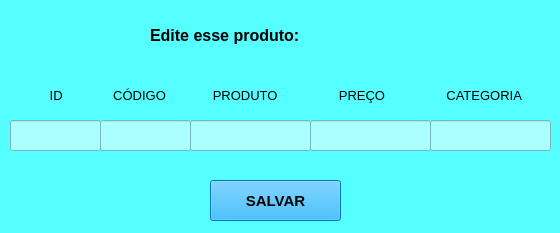
<?xml version="1.0" encoding="UTF-8"?>
<ui version="4.0">
 <class>MainWindow</class>
 <widget class="QMainWindow" name="MainWindow">
  <property name="geometry">
   <rect>
    <x>0</x>
    <y>0</y>
    <width>560</width>
    <height>233</height>
   </rect>
  </property>
  <property name="windowTitle">
   <string>MainWindow</string>
  </property>
  <property name="styleSheet">
   <string notr="true">background-color: rgb(85, 255, 255);</string>
  </property>
  <widget class="QWidget" name="centralwidget">
   <widget class="QLabel" name="label">
    <property name="geometry">
     <rect>
      <x>150</x>
      <y>20</y>
      <width>211</width>
      <height>31</height>
     </rect>
    </property>
    <property name="font">
     <font>
      <pointsize>12</pointsize>
      <weight>75</weight>
      <bold>true</bold>
     </font>
    </property>
    <property name="text">
     <string>Edite esse produto:</string>
    </property>
   </widget>
   <widget class="QLineEdit" name="lineEdit">
    <property name="geometry">
     <rect>
      <x>10</x>
      <y>120</y>
      <width>91</width>
      <height>31</height>
     </rect>
    </property>
    <property name="font">
     <font>
      <pointsize>10</pointsize>
     </font>
    </property>
    <property name="styleSheet">
     <string notr="true">background-color: rgb(170, 255, 255);</string>
    </property>
   </widget>
   <widget class="QLineEdit" name="lineEdit_2">
    <property name="geometry">
     <rect>
      <x>100</x>
      <y>120</y>
      <width>91</width>
      <height>31</height>
     </rect>
    </property>
    <property name="font">
     <font>
      <pointsize>10</pointsize>
     </font>
    </property>
    <property name="styleSheet">
     <string notr="true">background-color: rgb(170, 255, 255);</string>
    </property>
   </widget>
   <widget class="QLineEdit" name="lineEdit_3">
    <property name="geometry">
     <rect>
      <x>190</x>
      <y>120</y>
      <width>121</width>
      <height>31</height>
     </rect>
    </property>
    <property name="font">
     <font>
      <pointsize>10</pointsize>
     </font>
    </property>
    <property name="styleSheet">
     <string notr="true">background-color: rgb(170, 255, 255);</string>
    </property>
   </widget>
   <widget class="QLineEdit" name="lineEdit_4">
    <property name="geometry">
     <rect>
      <x>310</x>
      <y>120</y>
      <width>121</width>
      <height>31</height>
     </rect>
    </property>
    <property name="font">
     <font>
      <pointsize>10</pointsize>
     </font>
    </property>
    <property name="styleSheet">
     <string notr="true">background-color: rgb(170, 255, 255);</string>
    </property>
   </widget>
   <widget class="QLineEdit" name="lineEdit_5">
    <property name="geometry">
     <rect>
      <x>430</x>
      <y>120</y>
      <width>121</width>
      <height>31</height>
     </rect>
    </property>
    <property name="font">
     <font>
      <pointsize>10</pointsize>
     </font>
    </property>
    <property name="styleSheet">
     <string notr="true">background-color: rgb(170, 255, 255);</string>
    </property>
   </widget>
   <widget class="QLabel" name="label_2">
    <property name="geometry">
     <rect>
      <x>10</x>
      <y>80</y>
      <width>531</width>
      <height>31</height>
     </rect>
    </property>
    <property name="font">
     <font>
      <pointsize>10</pointsize>
     </font>
    </property>
    <property name="text">
     <string>           ID              CÓDIGO             PRODUTO                 PREÇO                 CATEGORIA</string>
    </property>
   </widget>
   <widget class="QPushButton" name="pushButton">
    <property name="geometry">
     <rect>
      <x>210</x>
      <y>180</y>
      <width>131</width>
      <height>41</height>
     </rect>
    </property>
    <property name="font">
     <font>
      <pointsize>11</pointsize>
      <weight>75</weight>
      <bold>true</bold>
     </font>
    </property>
    <property name="styleSheet">
     <string notr="true">background-color: rgb(0, 170, 255);</string>
    </property>
    <property name="text">
     <string>SALVAR</string>
    </property>
   </widget>
  </widget>
 </widget>
 <resources/>
 <connections/>
</ui>
